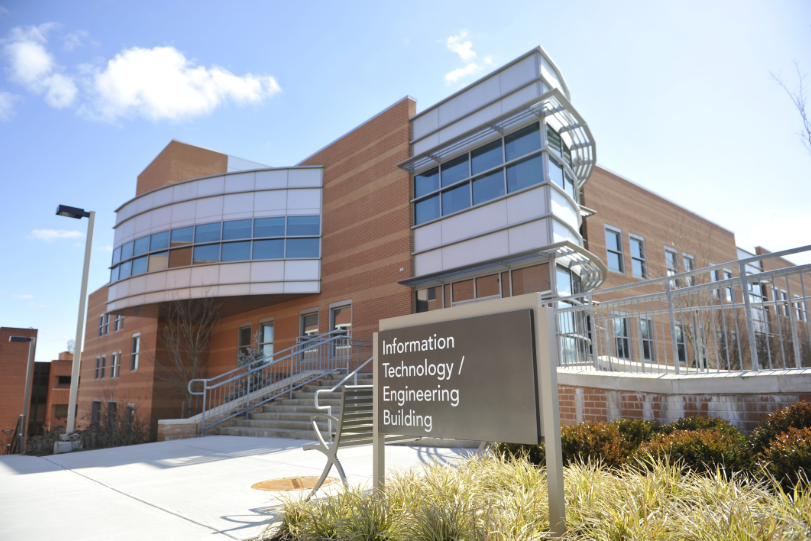
#> input picture classes/Nonlinear-Rank-Filters/images/umbc.png, 811 x 541 px, found by its file name
$ jupyter execute --allow-errors nonlinear-diffusion.ipynb   (shell and % lines are left out)
#> lines starting #> are read from the running program, lines starting #| are printed output that depends on the picture
# Image Filtering: Spatial Methods

[cell 1]

import numpy as np

import matplotlib.image as img
import matplotlib.pyplot as plt

from skimage import io
from skimage.util import random_noise
from skimage.util import img_as_float32 as img_as_float

[cell 2]
def print_imginfo(I):
    print(type(I))
    print(I.shape, I.dtype)
    print('Data range:', np.min(I), 'to', np.max(I))

[cell 3]
def show_plots(I, titles=None):
    fig, ax = plt.subplots(1, len(I), figsize=(12,2))

    r = I[0].shape[0]//2

    for i in np.arange(0,len(I)):
        ax[i].plot(I[i][r,:])
        ax[i].set_ylim(0,1)
        ax[i].set_axis_off()
        if titles != None:
            ax[i].set_title(titles[i])

[cell 4]
def show_images(I, titles=None):
    fig, ax = plt.subplots(1, len(I), figsize=(12,12))

    for i in np.arange(0,len(I)):
        ax[i].imshow(I[i], cmap='gray')
        ax[i].set_axis_off()
        if titles != None:
            ax[i].set_title(titles[i])

[cell 5]
I1 = io.imread("../../images/umbc.png", as_gray=True)
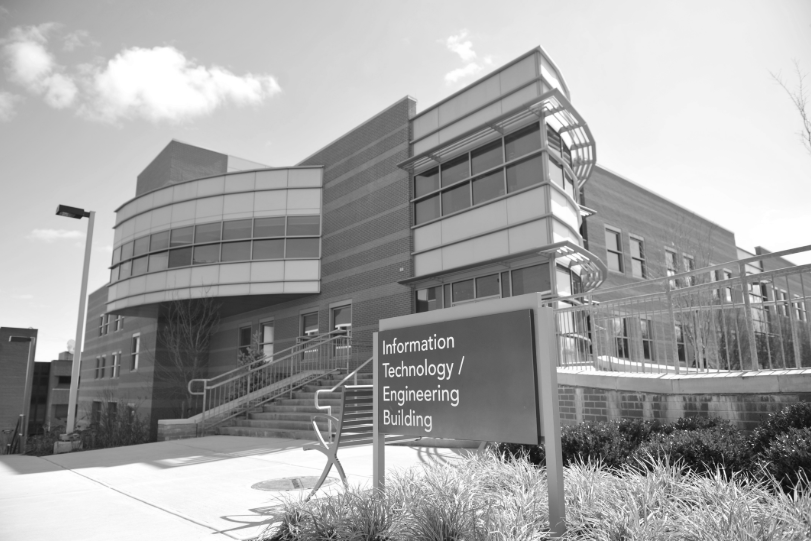
#> I1: shape (541, 811) float64; min 0.0426, max 1, mean 0.647
I1 = img_as_float(I1)

noise_std = 0.05
In = random_noise(I1, var=noise_std**2)
In = img_as_float(In)

show_plots([I1, In], ['Original','Noisy Image'])
#> the loop in show_plots, `for i in np.arange(0,len(I)):` made 2 passes
show_images([I1, In], ['Original','Noisy Image'])
#> the loop in show_images, `for i in np.arange(0,len(I)):` made 2 passes
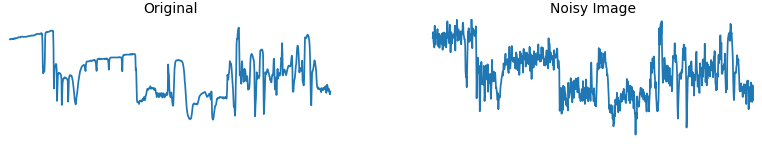
#> figure drawn by matplotlib, 2 panels
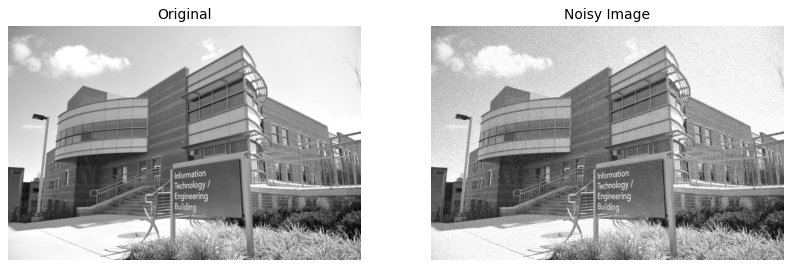
#> figure drawn by matplotlib, 2 panels
